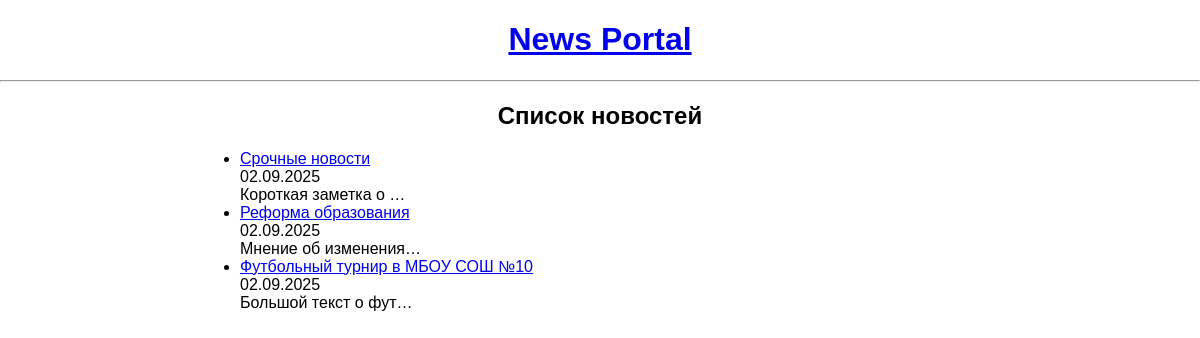
Before: /news/ with the older database file.
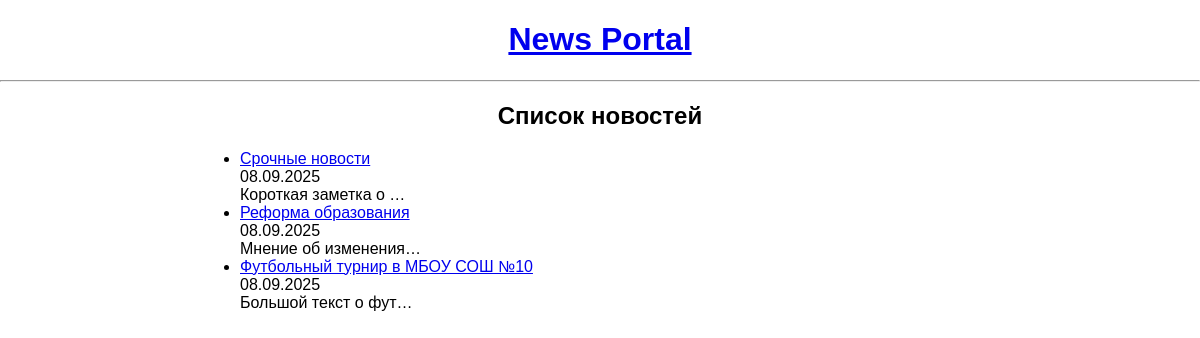
After: the same page with the newer database file.
### news/models.py (models this page shows, shortened)
class Post (models.Model):
    class Type (models.TextChoices):
        ARTICLE = 'AR', 'Статья'
        NEWS = 'NW', 'Новость'
    name = models.CharField(max_length=100)
    author = models.ForeignKey('Author', on_delete=models.CASCADE, related_name='posts')
    type = models.CharField(max_length=2, choices=Type.choices)
    created_at = models.DateTimeField(auto_now_add=True)
    categories = models.ManyToManyField('Category', through='PostCategory', related_name='posts')
    title = models.CharField(max_length=255)
    text = models.TextField()
    rating = models.IntegerField(default=0)

### news/views.py (the view)
# urls.py: path('', PostListView.as_view(), name='news_list'),
class PostListView(ListView):
    queryset = Post.objects.order_by(
        '-created_at'
    )  # от новых к старым
    template_name = 'flatpages/news.html'
    context_object_name = 'posts'
    paginate_by= 10
    def get_context_data(self, **kwargs):
        context = super().get_context_data(**kwargs)
        context['time_now'] = datetime.utcnow()
        context['next_post'] = 'Новости завтра!'
        return context

### news/templatetags/custom_filters.py (called while the page is built)
@register.filter(name='censor')
def censor(value):
    if not isinstance(value, str):
        return value
    text = value
    for bad_word in BAD_WORDS:
        replace_str = bad_word[0] + "*" * (len(bad_word) - 1)
        text = text.replace(bad_word, replace_str)
        text = text.replace(bad_word.capitalize(), replace_str.capitalize())
    return text

### templates/flatpages/news.html (shortened to what this page needs)
{% extends "flatpages/default.html" %}
{% load custom_filters %}
{% block content %}
<h2>Список новостей</h2>
<ul>
    {% for post in posts %}
        <li>
            <a href="{% url 'news_detail' post.pk %}">{{ post.title|censor }}</a><br>
            {{ post.created_at|date:"d.m.Y" }}<br>
            {{ post.text|truncatechars:20|censor }}
        </li>
    {% empty %}
        <li>Новостей пока нет!</li>
    {% endfor %}
</ul>
{% endblock %}

Changed rows visible on the page:
changed Post "Срочные новости": created_at "02.09.2025" → "08.09.2025"
changed Post "Реформа образования": created_at "02.09.2025" → "08.09.2025"
changed Post "Футбольный турнир в МБОУ СОШ №10": created_at "02.09.2025" → "08.09.2025"
